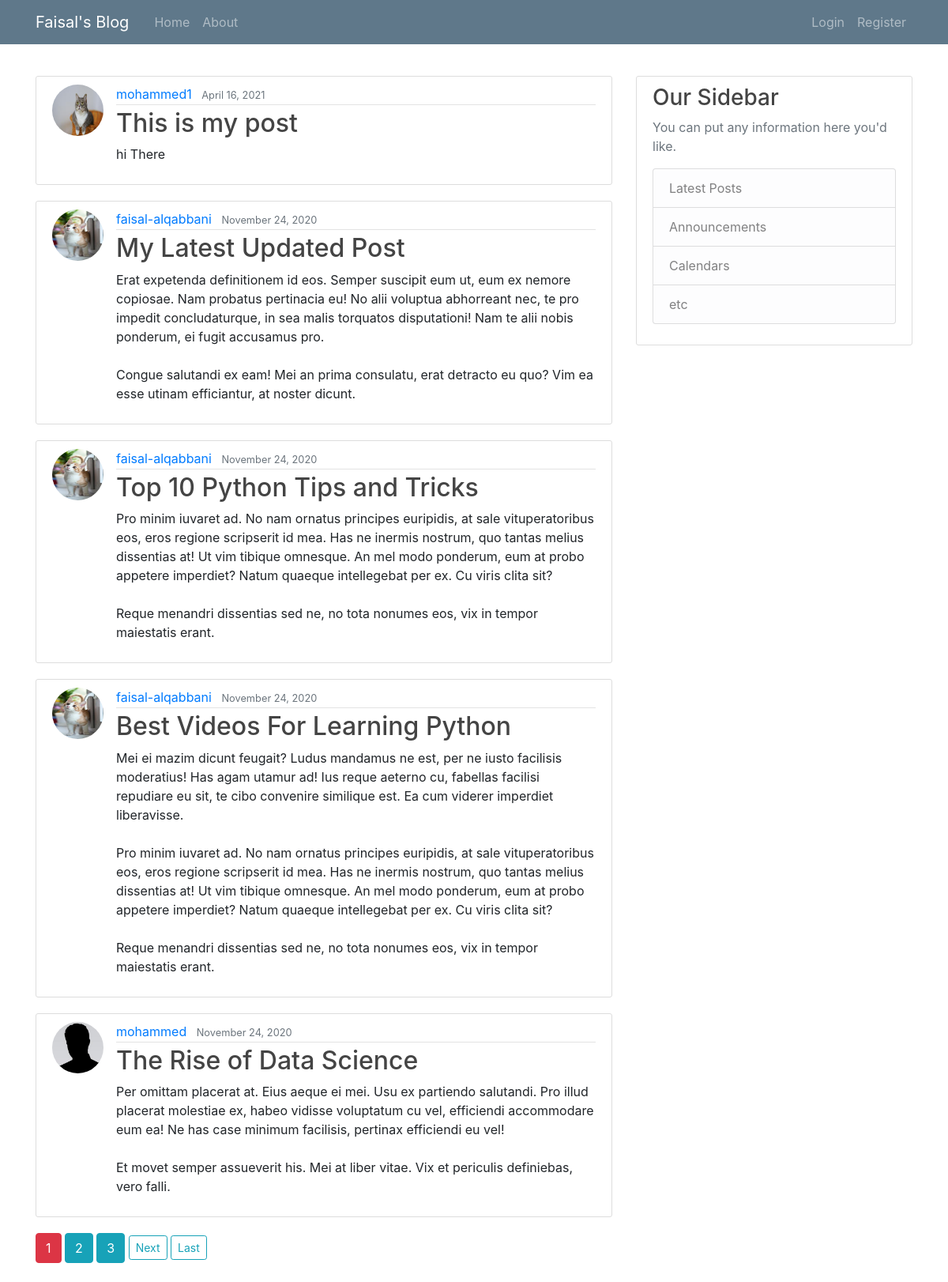
The page / on the database its author committed.
### blog/models.py (models this page shows, shortened)
class Post(models.Model):
    title = models.CharField(max_length=100)
    content = models.TextField()
    dete_posted = models.DateTimeField(default=timezone.now)
    auther = models.ForeignKey(User, on_delete=models.CASCADE)

### users/models.py (models this page shows, shortened)
class Profile(models.Model):
    user = models.OneToOneField(User, on_delete=models.CASCADE)
    image = models.ImageField(default='default.jpg', upload_to='profile_pic')

### blog/views.py (the view)
# urls.py: path('', PostListViews.as_view(), name='blog-home'),
class PostListViews(ListView):
    model = Post
    template_name = 'home.html'
    context_object_name = 'posts'
    ordering = ['-dete_posted']
    paginate_by = 5

### templates/home.html (shortened to what this page needs)
{%extends "base.html"%}
{%block content%}
{%for post in posts%}
<article class="media content-section">
    <img class="rounded-circle article-img" src={{post.auther.profile.image.url}} alt="">
    <div class="media-body">
      <div class="article-metadata">
        <a class="mr-2" href="{%url 'user_posts' post.auther.username%}">{{ post.auther.username }}</a>
        <small class="text-muted">{{ post.dete_posted | date:"F d, Y"}}</small>
      </div>
      <h2><a class="article-title" href="{%url 'post_details' post.id%}">{{ post.title }}</a></h2>
      <p class="article-content">{{ post.content }}</p>
    </div>
  </article>
{%endfor%}
{%if is_paginated%}
  {%for num in page_obj.paginator.page_range%}
  {%if num == page_obj.number%}
  <a class='btn btn-danger mb-4' href="?page={{num}}">{{num}}</a>
  {%elif num > page_obj.number|add:'-3' and num < page_obj.number|add:'3'%}
  <a class='btn btn-info mb-4' href="?page={{num}}">{{num}}</a>
  {%endif%}
  {%endfor%}
  {%if page_obj.has_next%}
  <a class='btn btn-outline-info btn-sm mb-4' href="?page={{page_obj.next_page_number}}">Next</a>
  <a class='btn btn-outline-info btn-sm mb-4' href="?page={{page_obj.paginator.num_pages}}">Last</a>
  {%endif%}
{%endif%}
{%endblock%}

### templates/base.html (shortened to what this page needs)
{%load static%}
<!DOCTYPE html>
<html lang="en">
<head>
    <link rel="stylesheet" type="text/css" href="{% static 'blog/main.css' %}">
     <link rel="stylesheet" href="https://cdn.jsdelivr.net/npm/bootstrap@4.5.3/dist/css/bootstrap.min.css">
</head>
<body>
  <header class="site-header">
    <nav class="navbar navbar-expand-md navbar-dark bg-steel fixed-top">
      <div class="container">
        <a class="navbar-brand mr-4" href="{% url 'blog-home' %}">Faisal's Blog</a>
        <div class="collapse navbar-collapse" id="navbarToggle">
          <div class="navbar-nav mr-auto">
            <a class="nav-item nav-link" href="{% url 'blog-home' %}">Home</a>
            <a class="nav-item nav-link" href="{% url 'blog-about' %}">About</a>
          </div>
          <div class="navbar-nav">
            {%if user.is_authenticated%}
            <a class="nav-item nav-link" href="{%url 'post_create'%}">New Post</a>
            <a class="nav-item nav-link" href="{%url 'profile'%}">Profile</a>
            <a class="nav-item nav-link" href="{%url 'logout'%}">Logout</a>
            {%else%}
            <a class="nav-item nav-link" href="{%url 'login'%}">Login</a>
            <a class="nav-item nav-link" href="{% url 'register' %}">Register</a>
            {%endif%}
          </div>
        </div>
      </div>
    </nav>
  </header>
      <main role="main" class="container mt-5 pt-5">
        <div class="row">
          <div class="col-md-8">
            {% block content %}{% endblock %}
          </div>
          <div class="col-md-4">
            <div class="content-section">
              <h3>Our Sidebar</h3>
              <p class='text-muted'>You can put any information here you'd like.
                <ul class="list-group">
                  <li class="list-group-item list-group-item-light">Latest Posts</li>
                  <li class="list-group-item list-group-item-light">Announcements</li>
                  <li class="list-group-item list-group-item-light">Calendars</li>
                  <li class="list-group-item list-group-item-light">etc</li>
                </ul>
              </p>
            </div>
          </div>
        </div>
      </main>
</body>
</html>

### blog/static/blog/main.css (style rules this page uses)
body { background: #fafafa; color: #333333; margin-top: 5rem; }
h1, h2, h3, h4, h5, h6 { color: #444444; }
ul { margin: 0; }
.bg-steel { background-color: #5f788a; }
.site-header .navbar-nav .nav-link { color: #cbd5db; }
.content-section { background: #ffffff; padding: 10px 20px; border: 1px solid #dddddd; border-radius: 3px; margin-bottom: 20px; }
.article-title { color: #444444; }
.article-content { white-space: pre-line; }
.article-img { height: 65px; width: 65px; margin-right: 16px; }
.article-metadata { padding-bottom: 1px; margin-bottom: 4px; border-bottom: 1px solid #e3e3e3; }

### rows shown on the page
Post: auther.profile.image (picture), auther.username "mohammed1", dete_posted "April 16, 2021", title "This is my post", content "hi There"
Post: auther.profile.image (picture), auther.username "faisal-alqabbani", dete_posted "November 24, 2020", title "My Latest Updated Post", content "Erat expetenda definitionem id eos. Semper suscipit eum ut, eum ex nemore copiosae. Nam probatus pertinacia eu! No alii voluptua abhorreant nec, te pro impedit concludaturque, in sea malis torquatos disputationi! Nam te alii nobis ponderum, ei fugit accusamus pro. Congue salutandi ex eam! Mei an prima consulatu, erat detracto eu quo? Vim ea esse utinam efficiantur, at noster dicunt."
Post: auther.profile.image (picture), auther.username "faisal-alqabbani", dete_posted "November 24, 2020", title "Top 10 Python Tips and Tricks", content "Pro minim iuvaret ad. No nam ornatus principes euripidis, at sale vituperatoribus eos, eros regione scripserit id mea. Has ne inermis nostrum, quo tantas melius dissentias at! Ut vim tibique omnesque. An mel modo ponderum, eum at probo appetere imperdiet? Natum quaeque intellegebat per ex. Cu viris clita sit? Reque menandri dissentias sed ne, no tota nonumes eos, vix in tempor maiestatis erant."
Post: auther.profile.image (picture), auther.username "faisal-alqabbani", dete_posted "November 24, 2020", title "Best Videos For Learning Python", content "Mei ei mazim dicunt feugait? Ludus mandamus ne est, per ne iusto facilisis moderatius! Has agam utamur ad! Ius reque aeterno cu, fabellas facilisi repudiare eu sit, te cibo convenire similique est. Ea cum viderer imperdiet liberavisse. Pro minim iuvaret ad. No nam ornatus principes euripidis, at sale vituperatoribus eos, eros regione scripserit id mea. Has ne inermis nostrum, quo tantas melius dissentias at! Ut vim tibique omnesque. An mel modo ponderum, eum at probo appetere imperdiet? Natum quaeque intellegebat per ex. Cu viris clita sit? Reque menandri dissentias sed ne, no tota nonumes eos, vix in tempor maiestatis erant."
Post: auther.profile.image (placeholder picture), auther.username "mohammed", dete_posted "November 24, 2020", title "The Rise of Data Science", content "Per omittam placerat at. Eius aeque ei mei. Usu ex partiendo salutandi. Pro illud placerat molestiae ex, habeo vidisse voluptatum cu vel, efficiendi accommodare eum ea! Ne has case minimum facilisis, pertinax efficiendi eu vel! Et movet semper assueverit his. Mei at liber vitae. Vix et periculis definiebas, vero falli."

### other values the page prints
{{ num }} "1"
{{ num }} "2" "3"
